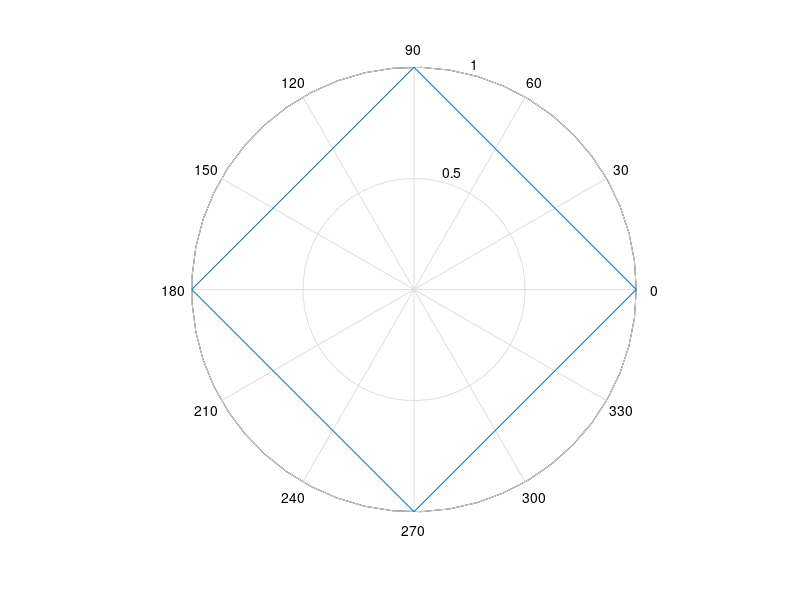

Write the MATLAB code that produced this figure.
function [] = polygon(n)
  if !exist('n')
    n = 5;
  endif

  angle = linspace(0, 2*pi,n);
  radius = ones(1, n);
  polar(angle,radius);
endfunction
